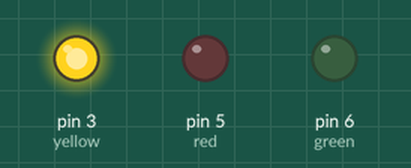
Simulated run of this sketch. Board: Arduino Uno, built with avr-gcc and run on an emulated ATmega328P. Shown: output pins drawn as LEDs (lit = HIGH).

Above: at 0.2 s.
At 1.2 s:
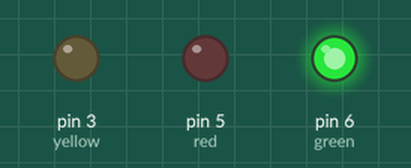
At 2.2 s:
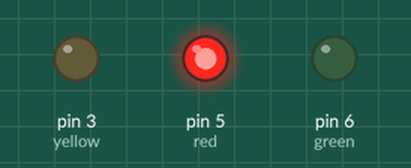
At 5.7 s:
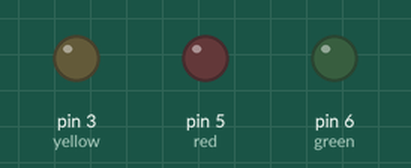
Timing chart, 0 to 6.9 s (numbered marks = the images above):
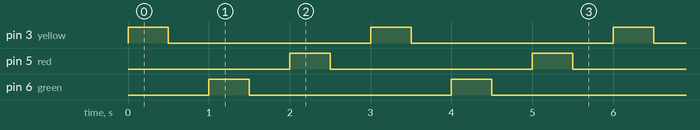

The sketch:

User_Program1_3.ino
```cpp
/*Software 1073 Arduino BoeBots
User Program
Method stubs are pre-made. add your own code to complete the challenge!

Program Task: Cycle the 3 leds of the robot, so that one led turns on, then the next, then the next
Feel free to view the example program within the same folder if you need help!
*/
int yellow = 3;
int green = 6;
int red = 5;
int blinkDelay = 500;

void setup(){
  pinMode (yellow, OUTPUT);
  pinMode (green, OUTPUT);
  pinMode (red, OUTPUT);

}

void cycle(int led){
  digitalWrite (led, HIGH);
  delay (blinkDelay);
  digitalWrite (led, LOW);
  delay (blinkDelay);
}
void loop(){
  cycle(yellow);
  cycle(green);
  cycle(red);
}
```

Measured:
- by itself, pin 3 (yellow), pin 5 (red), pin 6 (green): alternates HIGH for 0.50 s and LOW for 2.5 s
- by itself, everything shown: repeats every 3.0 s, in 6 steps
